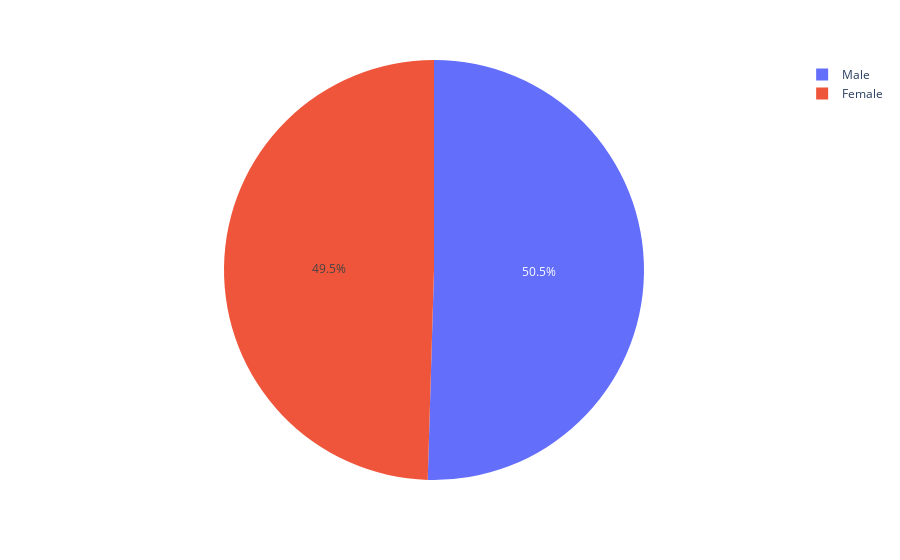

Notebook code for this chart:
### Markdown cell above
Pertama kita coba cek data berdasarkan gendernya

### Code cell
a = data_hapus['gender'].value_counts().index
b = data_hapus['gender'].value_counts().values

fig = px.pie(data_hapus,names=a,values=b)
fig.show()

### Figure 1 — Plotly figure (JSON) as saved in the notebook; plotly's stock layout.template omitted (floating-point values rounded to 4 significant figures)
{"data": [{"domain": {"x": [0, 1], "y": [0, 1]}, "hovertemplate": "label=%{label}<br>value=%{value}<extra></extra>", "labels": ["Male", "Female"], "legendgroup": "", "name": "", "showlegend": true, "type": "pie", "values": [3555, 3488]}], "layout": {"legend": {"tracegroupgap": 0}, "margin": {"t": 60}}}
